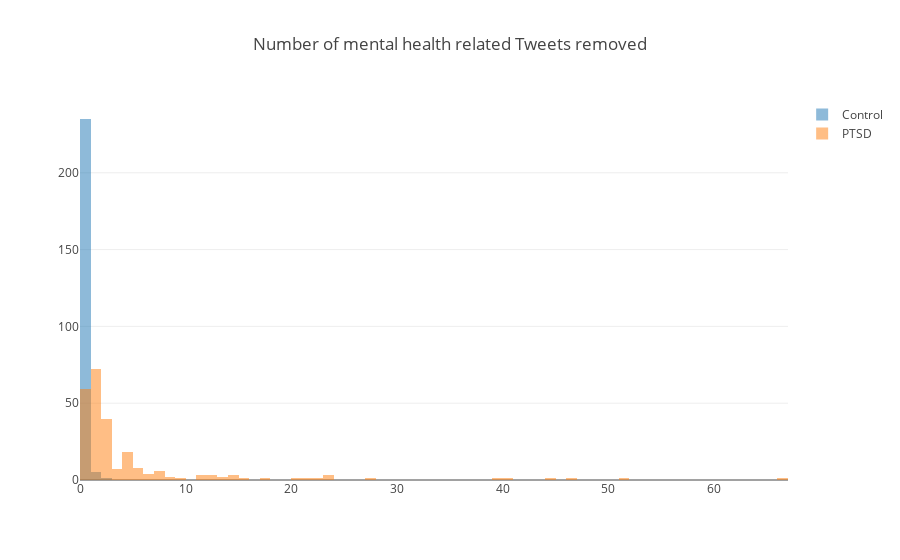

Notebook cell for this chart:
### Code cell
trace1 = go.Histogram(
    x=ctrl_ptsd.loc[ctrl_ptsd['labels']==0]['mental_health_count'],
    name='Control',
    opacity=0.5,
    xbins=dict(
        start=0,
        end=200,
        size=1
    )
)
trace2 = go.Histogram(
    x=ctrl_ptsd.loc[ctrl_ptsd['labels']==1]['mental_health_count'],
    name='PTSD',
    opacity=0.5,
        xbins=dict(
        start=0,
        end=200,
        size=1
    )
)

data = [trace1, trace2]
layout = go.Layout(barmode='overlay', title='Number of mental health related Tweets removed')
fig = go.Figure(data=data, layout=layout)
iplot(fig)

### Figure 1 — Plotly figure (JSON) as saved in the notebook; plotly's stock layout.template omitted (floating-point values rounded to 4 significant figures; data arrays with more than 128 entries replaced by an {"elided": "..."} marker saying what was removed)
{"data": [{"name": "Control", "opacity": 0.5, "type": "histogram", "x": {"elided": "241 int values"}, "xbins": {"end": 200, "size": 1, "start": 0}}, {"name": "PTSD", "opacity": 0.5, "type": "histogram", "x": {"elided": "243 int values"}, "xbins": {"end": 200, "size": 1, "start": 0}}], "layout": {"barmode": "overlay", "title": "Number of mental health related Tweets removed"}}
